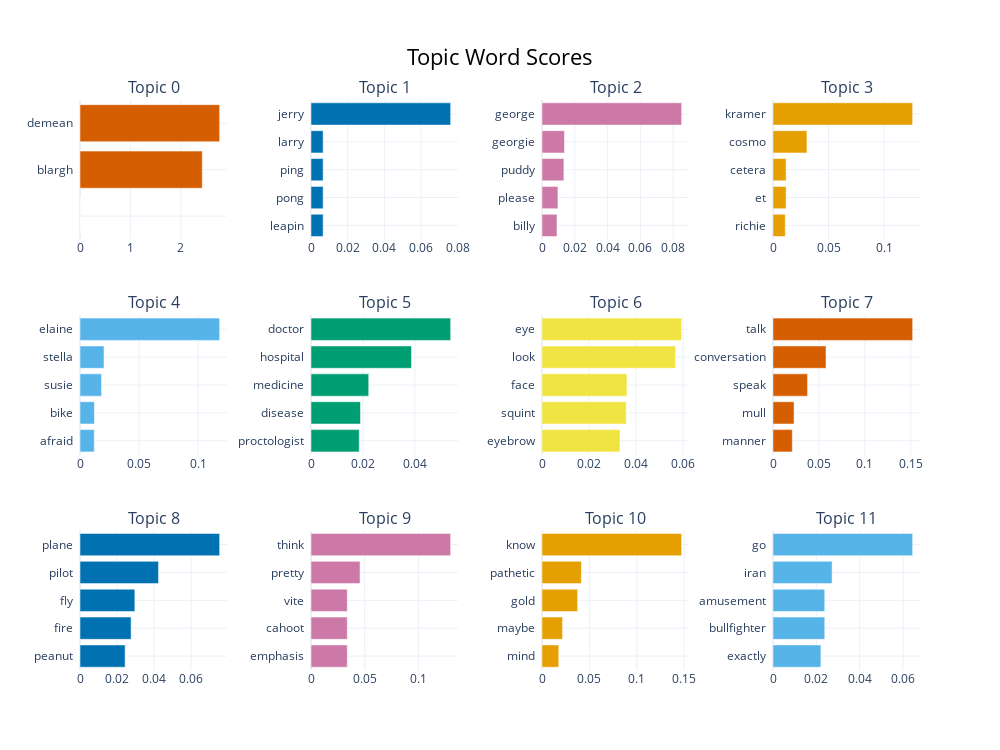

The code cell stored with this chart in its notebook:
### Code cell
model.visualize_barchart(top_n_topics=12)

### Figure 1 — Plotly figure (JSON) as saved in the notebook; plotly's stock layout.template omitted (floating-point values rounded to 4 significant figures)
{"data": [{"marker": {"color": "#D55E00"}, "orientation": "h", "type": "bar", "x": [1e-05, 1e-05, 1e-05, 2.424, 2.769], "xaxis": "x", "y": ["  ", "  ", "  ", "blargh  ", "demean  "], "yaxis": "y"}, {"marker": {"color": "#0072B2"}, "orientation": "h", "type": "bar", "x": [0.006614, 0.006614, 0.006614, 0.006614, 0.07611], "xaxis": "x2", "y": ["leapin  ", "pong  ", "ping  ", "larry  ", "jerry  "], "yaxis": "y2"}, {"marker": {"color": "#CC79A7"}, "orientation": "h", "type": "bar", "x": [0.00914, 0.009717, 0.01336, 0.01371, 0.08518], "xaxis": "x3", "y": ["billy  ", "please  ", "puddy  ", "georgie  ", "george  "], "yaxis": "y3"}, {"marker": {"color": "#E69F00"}, "orientation": "h", "type": "bar", "x": [0.01102, 0.01177, 0.01177, 0.03053, 0.1257], "xaxis": "x4", "y": ["richie  ", "et  ", "cetera  ", "cosmo  ", "kramer  "], "yaxis": "y4"}, {"marker": {"color": "#56B4E9"}, "orientation": "h", "type": "bar", "x": [0.01206, 0.0122, 0.01823, 0.02033, 0.1182], "xaxis": "x5", "y": ["afraid  ", "bike  ", "susie  ", "stella  ", "elaine  "], "yaxis": "y5"}, {"marker": {"color": "#009E73"}, "orientation": "h", "type": "bar", "x": [0.01858, 0.01906, 0.02224, 0.03873, 0.05382], "xaxis": "x6", "y": ["proctologist  ", "disease  ", "medicine  ", "hospital  ", "doctor  "], "yaxis": "y6"}, {"marker": {"color": "#F0E442"}, "orientation": "h", "type": "bar", "x": [0.03319, 0.03586, 0.03614, 0.05684, 0.05942], "xaxis": "x7", "y": ["eyebrow  ", "squint  ", "face  ", "look  ", "eye  "], "yaxis": "y7"}, {"marker": {"color": "#D55E00"}, "orientation": "h", "type": "bar", "x": [0.02102, 0.02292, 0.03764, 0.0577, 0.1521], "xaxis": "x8", "y": ["manner  ", "mull  ", "speak  ", "conversation  ", "talk  "], "yaxis": "y8"}, {"marker": {"color": "#0072B2"}, "orientation": "h", "type": "bar", "x": [0.02438, 0.02761, 0.02965, 0.04243, 0.07546], "xaxis": "x9", "y": ["peanut  ", "fire  ", "fly  ", "pilot  ", "plane  "], "yaxis": "y9"}, {"marker": {"color": "#CC79A7"}, "orientation": "h", "type": "bar", "x": [0.03376, 0.03376, 0.03376, 0.04562, 0.13], "xaxis": "x10", "y": ["emphasis  ", "cahoot  ", "vite  ", "pretty  ", "think  "], "yaxis": "y10"}, {"marker": {"color": "#E69F00"}, "orientation": "h", "type": "bar", "x": [0.01771, 0.02171, 0.03758, 0.04155, 0.1474], "xaxis": "x11", "y": ["mind  ", "maybe  ", "gold  ", "pathetic  ", "know  "], "yaxis": "y11"}, {"marker": {"color": "#56B4E9"}, "orientation": "h", "type": "bar", "x": [0.02211, 0.02388, 0.02388, 0.02728, 0.06445], "xaxis": "x12", "y": ["exactly  ", "bullfighter  ", "amusement  ", "iran  ", "go  "], "yaxis": "y12"}], "layout": {"annotations": [{"font": {"size": 16}, "showarrow": false, "text": "Topic 0", "x": 0.0875, "xanchor": "center", "xref": "paper", "y": 1, "yanchor": "bottom", "yref": "paper"}, {"font": {"size": 16}, "showarrow": false, "text": "Topic 1", "x": 0.3625, "xanchor": "center", "xref": "paper", "y": 1, "yanchor": "bottom", "yref": "paper"}, {"font": {"size": 16}, "showarrow": false, "text": "Topic 2", "x": 0.6375, "xanchor": "center", "xref": "paper", "y": 1, "yanchor": "bottom", "yref": "paper"}, {"font": {"size": 16}, "showarrow": false, "text": "Topic 3", "x": 0.9125, "xanchor": "center", "xref": "paper", "y": 1, "yanchor": "bottom", "yref": "paper"}, {"font": {"size": 16}, "showarrow": false, "text": "Topic 4", "x": 0.0875, "xanchor": "center", "xref": "paper", "y": 0.6222, "yanchor": "bottom", "yref": "paper"}, {"font": {"size": 16}, "showarrow": false, "text": "Topic 5", "x": 0.3625, "xanchor": "center", "xref": "paper", "y": 0.6222, "yanchor": "bottom", "yref": "paper"}, {"font": {"size": 16}, "showarrow": false, "text": "Topic 6", "x": 0.6375, "xanchor": "center", "xref": "paper", "y": 0.6222, "yanchor": "bottom", "yref": "paper"}, {"font": {"size": 16}, "showarrow": false, "text": "Topic 7", "x": 0.9125, "xanchor": "center", "xref": "paper", "y": 0.6222, "yanchor": "bottom", "yref": "paper"}, {"font": {"size": 16}, "showarrow": false, "text": "Topic 8", "x": 0.0875, "xanchor": "center", "xref": "paper", "y": 0.2444, "yanchor": "bottom", "yref": "paper"}, {"font": {"size": 16}, "showarrow": false, "text": "Topic 9", "x": 0.3625, "xanchor": "center", "xref": "paper", "y": 0.2444, "yanchor": "bottom", "yref": "paper"}, {"font": {"size": 16}, "showarrow": false, "text": "Topic 10", "x": 0.6375, "xanchor": "center", "xref": "paper", "y": 0.2444, "yanchor": "bottom", "yref": "paper"}, {"font": {"size": 16}, "showarrow": false, "text": "Topic 11", "x": 0.9125, "xanchor": "center", "xref": "paper", "y": 0.2444, "yanchor": "bottom", "yref": "paper"}], "height": 750, "hoverlabel": {"bgcolor": "white", "font": {"family": "Rockwell", "size": 16}}, "showlegend": false, "title": {"font": {"color": "Black", "size": 22}, "text": "Topic Word Scores", "x": 0.5, "xanchor": "center", "yanchor": "top"}, "width": 1000, "xaxis": {"anchor": "y", "domain": [0, 0.175], "showgrid": true}, "xaxis10": {"anchor": "y10", "domain": [0.275, 0.45], "showgrid": true}, "xaxis11": {"anchor": "y11", "domain": [0.55, 0.725], "showgrid": true}, "xaxis12": {"anchor": "y12", "domain": [0.825, 1], "showgrid": true}, "xaxis2": {"anchor": "y2", "domain": [0.275, 0.45], "showgrid": true}, "xaxis3": {"anchor": "y3", "domain": [0.55, 0.725], "showgrid": true}, "xaxis4": {"anchor": "y4", "domain": [0.825, 1], "showgrid": true}, "xaxis5": {"anchor": "y5", "domain": [0, 0.175], "showgrid": true}, "xaxis6": {"anchor": "y6", "domain": [0.275, 0.45], "showgrid": true}, "xaxis7": {"anchor": "y7", "domain": [0.55, 0.725], "showgrid": true}, "xaxis8": {"anchor": "y8", "domain": [0.825, 1], "showgrid": true}, "xaxis9": {"anchor": "y9", "domain": [0, 0.175], "showgrid": true}, "yaxis": {"anchor": "x", "domain": [0.7556, 1], "showgrid": true}, "yaxis10": {"anchor": "x10", "domain": [0, 0.2444], "showgrid": true}, "yaxis11": {"anchor": "x11", "domain": [0, 0.2444], "showgrid": true}, "yaxis12": {"anchor": "x12", "domain": [0, 0.2444], "showgrid": true}, "yaxis2": {"anchor": "x2", "domain": [0.7556, 1], "showgrid": true}, "yaxis3": {"anchor": "x3", "domain": [0.7556, 1], "showgrid": true}, "yaxis4": {"anchor": "x4", "domain": [0.7556, 1], "showgrid": true}, "yaxis5": {"anchor": "x5", "domain": [0.3778, 0.6222], "showgrid": true}, "yaxis6": {"anchor": "x6", "domain": [0.3778, 0.6222], "showgrid": true}, "yaxis7": {"anchor": "x7", "domain": [0.3778, 0.6222], "showgrid": true}, "yaxis8": {"anchor": "x8", "domain": [0.3778, 0.6222], "showgrid": true}, "yaxis9": {"anchor": "x9", "domain": [0, 0.2444], "showgrid": true}}}
